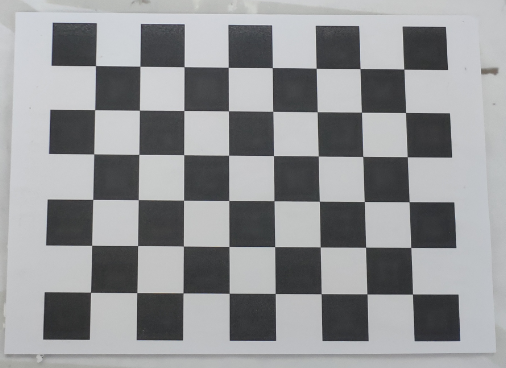
#> input picture pics/chessboard.bmp, 506 x 368 px, found by its file name
$ python Harris.py
#> lines starting #> are read from the running program, lines starting #| are printed output that depends on the picture; after the words box and inside, x2 and y2 are one past the last pixel; in counts of white or black regions, pixels touching at a corner belong together
# -*- coding: utf-8 -*-
"""
Created on Mon Jan 20 18:55:47 2014
@author: duan
"""
import cv2
import numpy as np
filename = 'pics\\chessboard.bmp'
img = cv2.imread(filename)
#> img is the input picture: shape (368, 506, 3); mean B, G, R 150.4, 148.6, 147.4
gray = cv2.cvtColor(img,cv2.COLOR_BGR2GRAY)
# find Harris corners
gray = np.float32(gray)
dst = cv2.cornerHarris(gray,2,3,0.04)
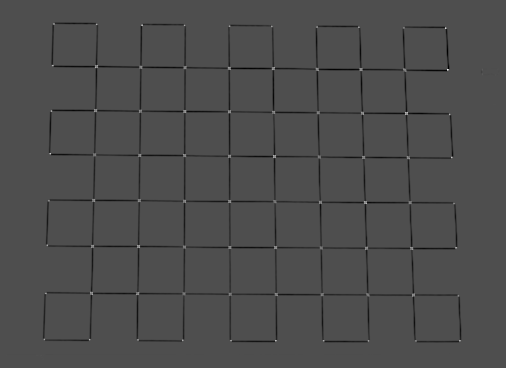
#> dst: shape (368, 506) float32; min -17429274, max 39029784, mean -407923.9; drawn with min black and max white
dst = cv2.dilate(dst,None)
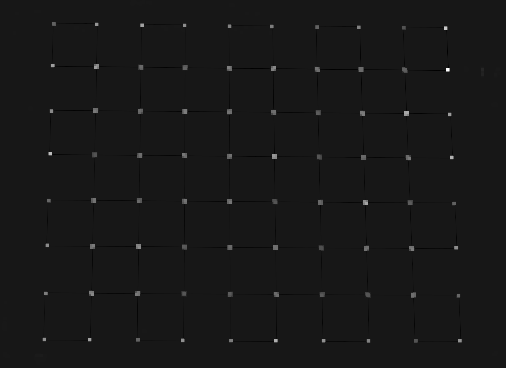
#> dst: shape (368, 506) float32; min -4052253.2, max 39029784, mean 89456.2; drawn with min black and max white
ret, dst = cv2.threshold(dst,0.01*dst.max(),255,0)
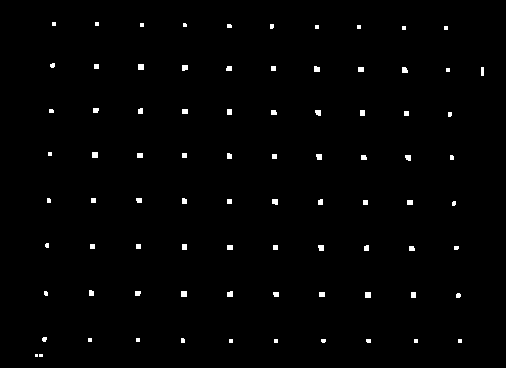
#> dst: shape (368, 506) float32; 1.1% white; 83 white regions (31 under 20 px), largest, box (x1, y1, x2, y2) and area: (138, 64, 144, 70) 36, (92, 152, 98, 158) 36, (181, 291, 187, 297) 36
#> ret = 390297.8
dst = np.uint8(dst)
# find centroids
#connectedComponentsWithStats(InputArray image, OutputArray labels, OutputArray stats,
#OutputArray centroids, int connectivity=8, int ltype=CV_32S)
ret, labels, stats, centroids = cv2.connectedComponentsWithStats(dst)#寻找质心
#> labels: shape (368, 506) int32; 84 distinct labels, from 0 to 83
#> ret = 84; stats = 84 rows, first 6: [0, 0, 506, 368, 184195], [52, 22, 4, 4, 16], [95, 22, 4, 4, 16], [140, 23, 4, 4, 16], [183, 23, 4, 4, 15], [227, 24, 5, 4, 19]; centroids = 84 pairs, first value 36 to 482, second value 23.5 to 355
# define the criteria to stop and refine the corners
criteria = (cv2.TERM_CRITERIA_EPS + cv2.TERM_CRITERIA_MAX_ITER, 100, 0.001)#定义迭代次数，达到或者精度条件满足后迭代就会停止
#Python: cv2.cornerSubPix(image, corners, winSize, zeroZone, criteria)
#zeroZone – Half of the size of the dead region in the middle of the search zone
#over which the summation in the formula below is not done. It is used sometimes
# to avoid possible singularities of the autocorrelation matrix. The value of (-1,-1)
# indicates that there is no such a size.
# 返回值由角点坐标组成的一个数组（而非图像）
corners = cv2.cornerSubPix(gray,np.float32(centroids),(5,5),(-1,-1),criteria)
#> corners = 84 pairs, first value 38.53 to 480.3, second value 22.34 to 354.1
# Now draw them
res = np.hstack((centroids,corners))#原角点质心-亚像素角点(绿色)
#> res = 84 rows, first 6: [252.5, 183.5, 252.9, 179.5], [53.5, 23.5, 52.33, 22.34], [96.5, 23.5, 96.33, 22.7], [141.5, 24.5, 140.5, 23.52], [184.4, 24.6, 184.2, 23.82], [228.9, 25.58, 228, 24.48]
#np.int0 可以用来省略小数点后面的数字（非四舍五入）。
res = np.int0(res)
#> res = 84 rows, first 6: [252, 183, 252, 179], [53, 23, 52, 22], [96, 23, 96, 22], [141, 24, 140, 23], [184, 24, 184, 23], [228, 25, 227, 24]
img[res[:,1],res[:,0]]=[0,0,255]#红，x-列；y-行
#> img: shape (368, 506, 3); 0.05% of pixels changed, all inside (x1, y1, x2, y2) = (36, 23, 483, 356)
img[res[:,3],res[:,2]] = [0,255,0]#绿
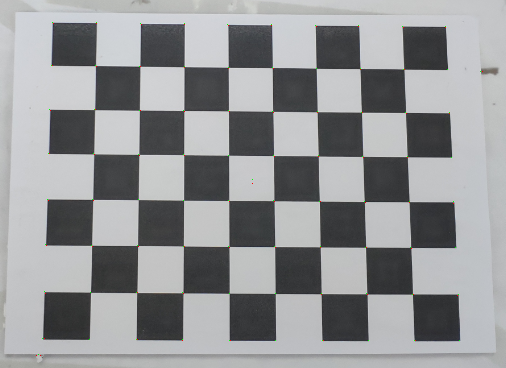
#> img: shape (368, 506, 3); mean B, G, R 150.3, 148.6, 147.3
cv2.imwrite('pics\\subpixel5.png',img)
cv2.imshow('1',img)
cv2.waitKey()
